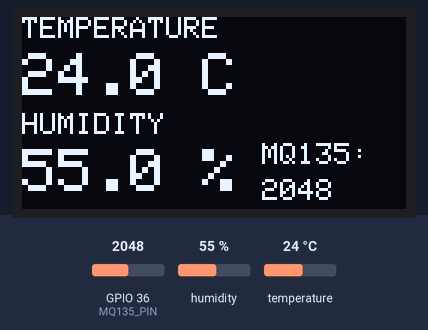
Simulated run of this sketch. Board: ESP32. Parts: 128×64 one-colour display. The inputs (shaded band) are chosen by the test bench; at power-on: GPIO 36 (MQ135_PIN) = 2048, humidity 55 %, temperature 24 °C. WiFi joins after 1.5 s; servers stay silent unless stated; nothing arrives over Bluetooth unless stated; what the sketch prints to the serial monitor is not drawn.

Above: at 5.0 s.

The sketch:

aqi_monitor.ino
```cpp
#include <Adafruit_GFX.h>
#include <Adafruit_SSD1306.h>
#include "DHT.h"
#include "BluetoothSerial.h"
#include <WiFi.h>
#include "ThingSpeak.h"


// ---------- Pin setup ----------
#define DHTPIN 4
#define DHTTYPE DHT11
#define MQ135_PIN 36

#define SCREEN_WIDTH 128
#define SCREEN_HEIGHT 64
#define OLED_RESET -1
#define SCREEN_ADDRESS 0x3C
const char* ssid = "YOUR_WIFI_NAME"; //replace wifi name
const char* password = "YOUR_WIFI_PASSWORD"; //replace with wifi password

unsigned long channelID = 0000000; //repalce with channel id
const char* writeAPIKey = "XXXXXXXXXXXX"; //replace with write api key


WiFiClient client;


// ---------- Objects ----------
DHT dht(DHTPIN, DHTTYPE);
Adafruit_SSD1306 display(SCREEN_WIDTH, SCREEN_HEIGHT, &Wire, OLED_RESET);

bool oledAvailable = false;

BluetoothSerial SerialBT;


void setup() {
  Serial.begin(115200);
  WiFi.begin(ssid, password);
Serial.print("Connecting to WiFi");

while (WiFi.status() != WL_CONNECTED) {
  delay(500);
  Serial.print(".");
}

Serial.println("\nWiFi Connected");

ThingSpeak.begin(client);

  delay(1000);
  Serial.println("ESP32 Starting...");
  SerialBT.begin("ESP32_AIR_MONITOR");
  Serial.println("Bluetooth Started");
  analogSetPinAttenuation(MQ135_PIN, ADC_11db);


  // Init DHT
  dht.begin();

  // Init OLED (DO NOT FREEZE if not found)
  if (display.begin(SSD1306_SWITCHCAPVCC, SCREEN_ADDRESS)) {
    oledAvailable = true;
    display.clearDisplay();
    display.setTextColor(SSD1306_WHITE);
    display.setTextSize(1);
    display.setCursor(20, 25);
    display.print("Sensor System");
    display.display();
    delay(2000);
  } else {
    Serial.println("OLED not found, continuing without display.");
  }

  Serial.println("Setup complete.");
}

void loop() {
  // Read sensors
  float temperature = dht.readTemperature();
  float humidity = dht.readHumidity();   // FLOAT ✔
  int mq135Value = analogRead(MQ135_PIN);


  // Handle DHT error safely
  if (isnan(temperature) || isnan(humidity)) {
    Serial.println("DHT Sensor Error!");
    delay(2000);
    return;
  }
  ThingSpeak.setField(1, temperature);
ThingSpeak.setField(2, humidity);
ThingSpeak.setField(3, mq135Value);

int status = ThingSpeak.writeFields(channelID, writeAPIKey);

if(status == 200){
  Serial.println("ThingSpeak upload success");
} else {
  Serial.println("Upload failed");
}

  // ---- Serial Output ----
  Serial.print("Temp: ");
  Serial.print(temperature, 1);
  Serial.print(" C | Hum: ");
  Serial.print(humidity, 1);
  Serial.print(" % | MQ135: ");
  Serial.println(mq135Value);
  // ---- Bluetooth Output ----
SerialBT.print("Temp: ");
SerialBT.print(temperature, 1);
SerialBT.print(" C | Hum: ");
SerialBT.print(humidity, 1);
SerialBT.print(" % | MQ135: ");
SerialBT.print(mq135Value);

// Alert logic (no buzzer)
if (mq135Value > 800) {
  SerialBT.println(" | STATUS: POOR ⚠");
} else {
  SerialBT.println(" | STATUS: NORMAL");
}

  // ---- OLED Output (only if present) ----
  if (oledAvailable) {
    display.clearDisplay();

    // Temperature
    display.setTextSize(1);
    display.setCursor(0, 0);
    display.print("TEMPERATURE");
    display.setTextSize(2);
    display.setCursor(0, 12);
    display.print(temperature, 1);
    display.print(" C");

    // Humidity (FLOAT displayed)
    display.setTextSize(1);
    display.setCursor(0, 32);
    display.print("HUMIDITY");
    display.setTextSize(2);
    display.setCursor(0, 44);
    display.print(humidity, 1);
    display.print(" %");

    // MQ135 Gas value
    display.setTextSize(1);
    display.setCursor(80, 42);
    display.print("MQ135:");
    display.setCursor(80, 54);
    display.print(mq135Value);

    display.display();
  }

delay(15000);
}
```
